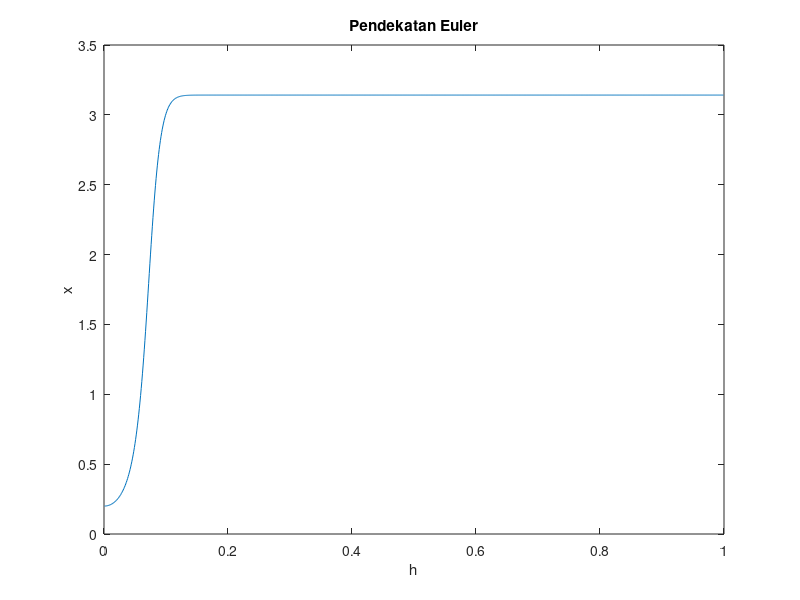

This chart was generated by the following MATLAB code:
xawal = 0.2;DataX =[];DataH =[];
h = 0.001;
while h <= 1
    DataX = [DataX xawal];
    x = xawal + h*sin(xawal);
    disp(x);
    xawal = x;
    DataH = [DataH h];
    h = h + 0.001;
end
plot(DataH,DataX,'-');
xlabel("h");
ylabel("x");
title("Pendekatan Euler")